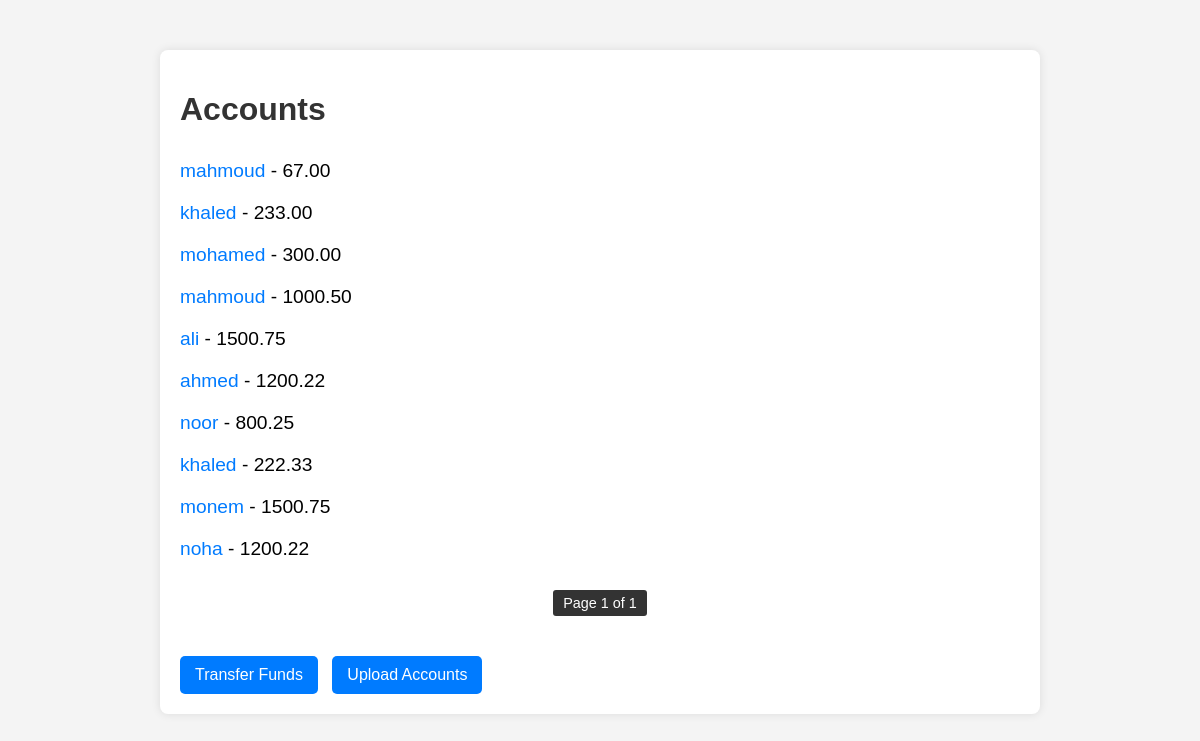
/accounts/?page=2, run on an earlier commit of the app's database.
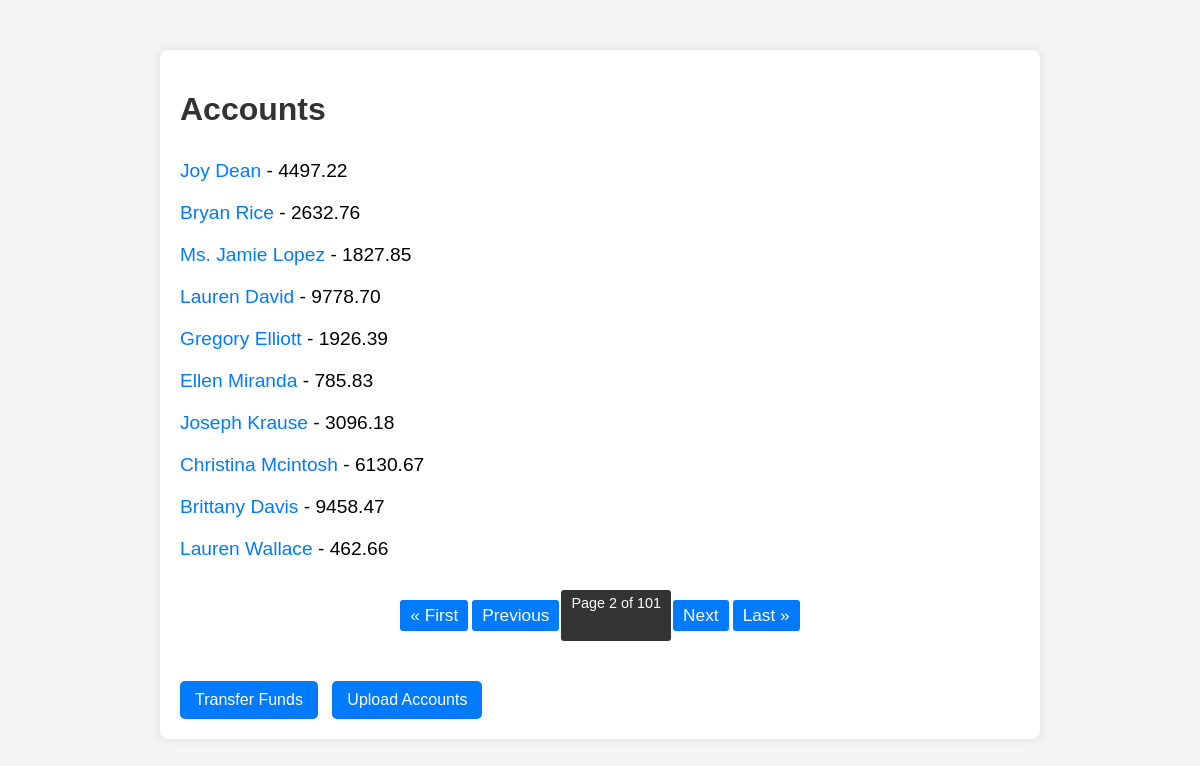
And on a later commit of the database.
### accounts/models.py (models this page shows, shortened)
class Account(models.Model):
    name = models.CharField(max_length=255)
    balance = models.DecimalField(max_digits=10, decimal_places=2)

### accounts/views.py (the view)
# urls.py: path('', views.account_list, name='account_list'),
def account_list(request):
    account_list = Account.objects.all()
    paginator = Paginator(account_list, 10)
    page_number = request.GET.get('page')
    page_obj = paginator.get_page(page_number)
    return render(request, 'accounts/account_list.html', {'page_obj': page_obj})

### accounts/templates/accounts/account_list.html (shortened to what this page needs)
<!DOCTYPE html>
<html>
<head>
</head>
<body>
    <div class="container">
        <h1>Accounts</h1>
        <ul>
            {% for account in page_obj %}
                <li>
                    <a href="{% url 'account_detail' account.pk %}">{{ account.name }}</a> - {{ account.balance }}
                </li>
            {% endfor %}
        </ul>
        <div class="pagination">
            {% if page_obj.has_previous %}
                <li><a href="?page=1">&laquo; First</a></li>
                <li><a href="?page={{ page_obj.previous_page_number }}">Previous</a></li>
            {% endif %}
            <span class="current">
                Page {{ page_obj.number }} of {{ page_obj.paginator.num_pages }}
            </span>
            {% if page_obj.has_next %}
                <li><a href="?page={{ page_obj.next_page_number }}">Next</a></li>
                <li><a href="?page={{ page_obj.paginator.num_pages }}">Last &raquo;</a></li>
            {% endif %}
        </div>
        <div class="actions">
            <a href="{% url 'transfer_funds' %}">Transfer Funds</a>
            <a href="{% url 'upload_accounts' %}">Upload Accounts</a>
        </div>
    </div>
</body>
</html>

What changed in the data, as far as the page shows it:
no longer on this page (row unchanged): Account: name "mahmoud", balance "67.00"
no longer on this page (row unchanged): Account: name "khaled", balance "233.00"
no longer on this page (row unchanged): Account: name "mohamed", balance "300.00"
no longer on this page (row unchanged): Account: name "mahmoud", balance "1000.50"
no longer on this page (row unchanged): Account: name "ali", balance "1500.75"
no longer on this page (row unchanged): Account: name "ahmed", balance "1200.22"
no longer on this page (row unchanged): Account: name "noor", balance "800.25"
no longer on this page (row unchanged): Account: name "khaled", balance "222.33"
no longer on this page (row unchanged): Account: name "monem", balance "1500.75"
no longer on this page (row unchanged): Account: name "noha", balance "1200.22"
added Account: name "Joy Dean", balance "4497.22"
added Account: name "Bryan Rice", balance "2632.76"
added Account: name "Ms. Jamie Lopez", balance "1827.85"
added Account: name "Lauren David", balance "9778.70"
added Account: name "Gregory Elliott", balance "1926.39"
added Account: name "Ellen Miranda", balance "785.83"
added Account: name "Joseph Krause", balance "3096.18"
added Account: name "Christina Mcintosh", balance "6130.67"
added Account: name "Brittany Davis", balance "9458.47"
added Account: name "Lauren Wallace", balance "462.66"
Also different on the page:
{{ page_obj.number }}: "1" → "2"
{{ page_obj.paginator.num_pages }}: "1" → "101"
text now shown: "« First Previous Next Last »"
